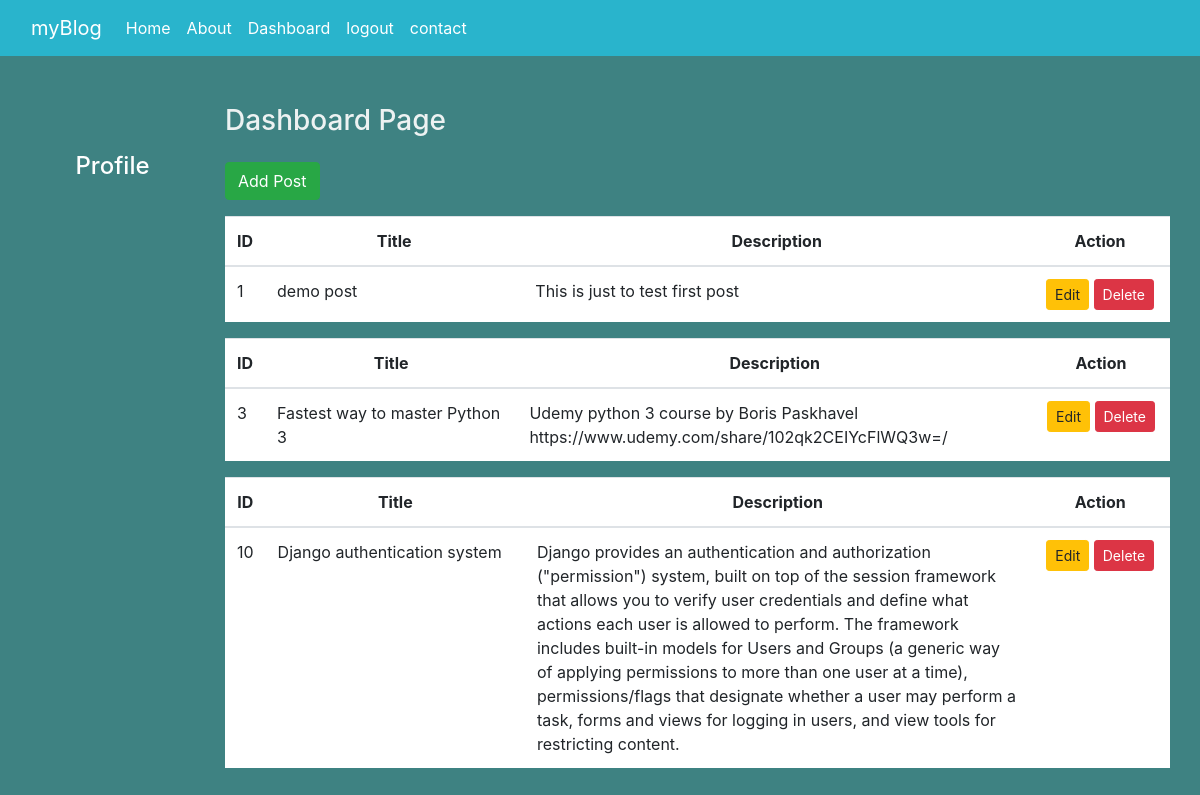
The page /dashboard/ (signed in) on the database its author committed.
### Appblog/models.py (models this page shows)
class Post(models.Model):
    title = models.CharField(max_length=300)
    desc = models.TextField()

### Appblog/views.py (the view)
# urls.py: path('dashboard/',views.dashboard,name="dashboard"),
def dashboard(request):
    if request.user.is_authenticated:
        posts=Post.objects.all()
        user = request.user
        full_name = user.get_full_name()
        gps = user.groups.all()
        return render(request, 'Appblog/dashboard.html',{'posts':posts,'full_name':full_name,'groups':gps})
    else:
        return HttpResponseRedirect('/login/')

### Appblog/templates/Appblog/dashboard.html (shortened to what this page needs)
{% extends 'Appblog/base.html' %}
{% load static %}
{% block side %}
<div class="col-sm-2 text-white my-5 text-center">
  <h4 class="my-5">Profile</h4>
</div>
{% endblock side %}
{% block content %}
    <div class="text-black col-sm-10 my-5">
        <h3 >Dashboard Page</h3>
        <a href="{% url 'addpost' %}" class="btn btn-success my-3">Add Post</a>
        {% if posts %}
        {% for post in posts %}
        <table class="table table-hover bg-white">
          <thead>
            <tr class="text-center">
              <th scope="col" style="width:2%">ID</th>
              <th scope="col" style="width:28%">Title</th>
              <th scope="col" style="width:55%">Description</th>
              <th scope="col" style="width:15%">Action</th>
            </tr>
          </thead>
          <tr>
            <td>{{post.id}}</td>
            <td>{{post.title}}</td>
            <td>{{post.desc}}</td>
            <td class="text-center">
              <a href="{% url 'updatepost' post.id %}" class="btn btn-warning btn-sm">Edit</a>
              {% if perms.Appblog.delete_post %}
              <form class="d-inline" action="{% url 'deletepost' post.id %}" method="post">
                  <input type="submit" class="btn btn-danger btn-sm" value="Delete">
              </form>
              {% endif %}
            </td>
          </tr>
        </table>
        {% endfor %}
        {% endif %}
    </div>
{% endblock content %}

### Appblog/templates/Appblog/base.html (shortened to what this page needs)
<!doctype html>
{% load static %}
<html lang="en">
<head>
     <link rel="stylesheet" href="https://stackpath.bootstrapcdn.com/bootstrap/4.5.2/css/bootstrap.min.css">
     <link rel="stylesheet" href="{% static 'Appblog/css/style.css' %}">
</head>
<body>
     <div class="container-fluid">
        {% include 'Appblog/navbar.html' %}
    </div>
    <div class="container">
        <div class="row">
            <div class="row">
                {% block side %}
                {% endblock side %}
                {% block content %}
                {% endblock content %}
            </div>
        </div>
    </div>
 </body>
 </html>

### Appblog/templates/Appblog/navbar.html (shortened to what this page needs)
<!DOCTYPE html>
<html lang="en" dir="ltr">
  <head>
</head>
<body>
    <nav class="navbar navbar-expand-lg navbar-dark ">
          <a class="navbar-brand" href="#">myBlog</a>
      <div class="collapse navbar-collapse" id="navbarNav">
          <ul class="navbar-nav">
              <li class="nav-item active">
                <a class="nav-link" href="{% url 'home' %}">Home <span class="sr-only">(current)</span></a>
              </li>
              <li class="nav-item active">
                <a class="nav-link" href="{% url 'about' %}">About</a>
              </li>
              {% if request.user.is_authenticated %}
              <li class="nav-item active">
                <a class="nav-link" href="{% url 'dashboard' %}">Dashboard</a>
              </li>
              <li class="nav-item active">
                <a class="nav-link" href="{% url 'logout' %}">logout</a>
              </li>
              {% endif %}
              <li class="nav-item active">
                <a class="nav-link" href="{% url 'contact' %}">contact</a>
              </li>
          </ul>
      </div>
    </nav>
</body>
</html>

### Appblog/static/Appblog/css/style.css (style rules this page uses)
body { background-color: #3E8282; color: #EDF2F2; }
.container-fluid { background-color: #29B4CC; }

### rows shown on the page
Post: id "1", title "demo post", desc "This is just to test first post"
Post: id "3", title "Fastest way to master Python 3", desc "Udemy python 3 course by Boris Paskhavel https://www.udemy.com/share/102qk2CEIYcFlWQ3w=/"
Post: id "10", title "Django authentication system", desc "Django provides an authentication and authorization (\"permission\") system, built on top of the session framework that allows you to verify user credentials and define what actions each user is allowed to perform. The framework includes built-in models for Users and Groups (a generic way of applying permissions to more than one user at a time), permissions/flags that designate whether a user may perform a task, forms and views for logging in users, and view tools for restricting content."
